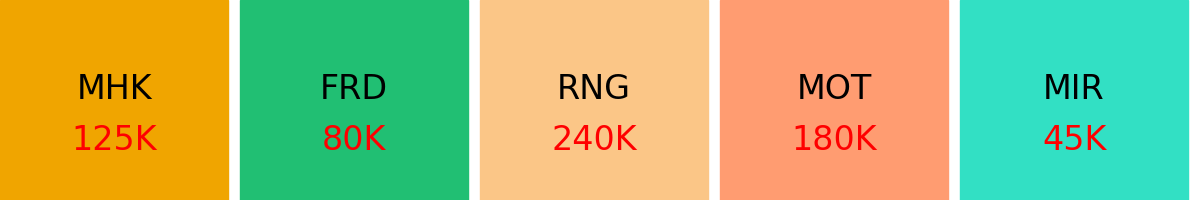
#> input picture PythonTraining/Training/box.png, 1200 x 200 px, found by its file name
$ python ASSIGNMENT-7.py
#> lines starting #> are read from the running program, lines starting #| are printed output that depends on the picture
# B.M.ASHIK MAHMUD
# TRAINING PYTHON - Assignment 7

from PIL import Image

img1 = Image.open("F:/PythonLearning/PythonTraining/Training/box.png")
#> img1 is the input picture: PIL image 1200x200 RGBA; mean R, G, B, A 168, 184.8, 114.6, 243.7
img2 = Image.open("F:/PythonLearning/PythonTraining/Training/four.png")
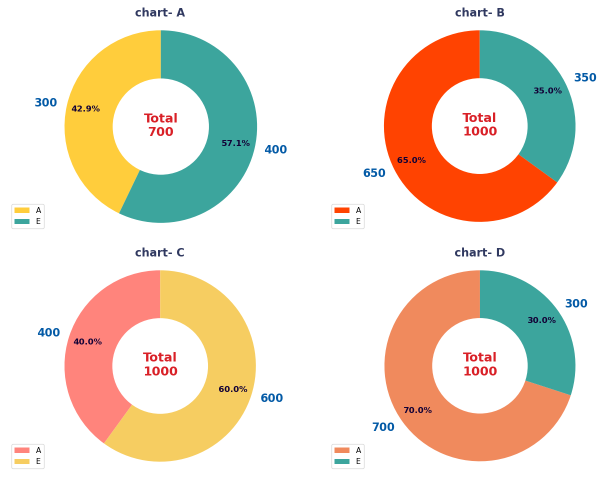
#> input picture PythonTraining/Training/four.png, 1200 x 960 px, found by its file name (shown at 1/2 size)
#> img2 is the input picture: PIL image 1200x960 RGB; mean R, G, B 234, 221.5, 205.8
img3 = Image.open("F:/PythonLearning/PythonTraining/Training/fig/figure-C.png")
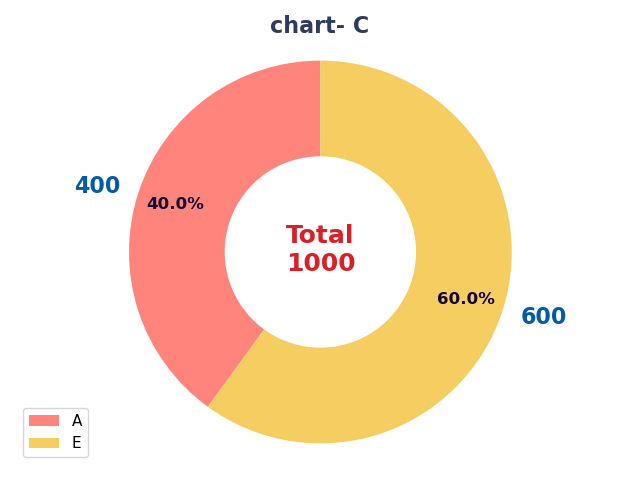
#> input picture PythonTraining/Training/fig/figure-C.png, 640 x 480 px, found by its file name
#> img3 is the input picture: PIL image 640x480 RGBA; mean R, G, B, A 251.7, 230.4, 211.7, 255
img4 = Image.open("F:/PythonLearning/PythonTraining/Training/fig/figure-D.png")
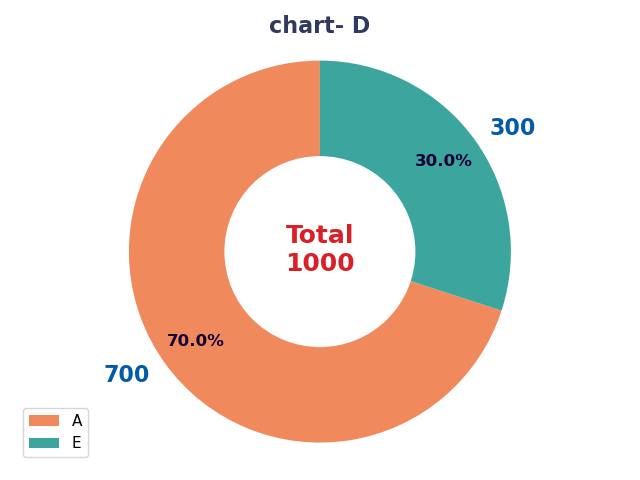
#> input picture PythonTraining/Training/fig/figure-D.png, 640 x 480 px, found by its file name
#> img4 is the input picture: PIL image 640x480 RGBA; mean R, G, B, A 233.9, 222.2, 213.1, 255

# img4.show()
   # JOIN TWO IMAGE
width,height = img1.size
#> width = 1200; height = 200
imageSize = Image.new('RGB',(1200,1160)) # Defininf the main Frame size
#> imageSize: PIL image 1200x1160 RGB; every value is 0
imageSize.paste(img1,(0,0))
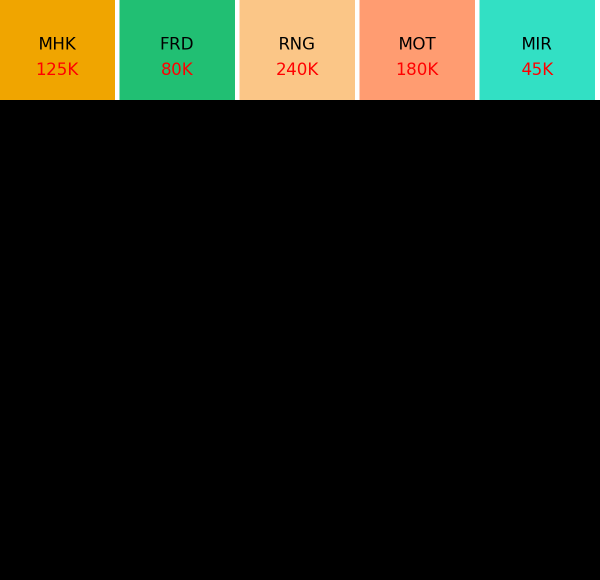
#> imageSize: PIL image 1200x1160 RGB (shown at 1/2 size); mean R, G, B 29, 31.9, 19.8
imageSize.paste(img2,(0,height))
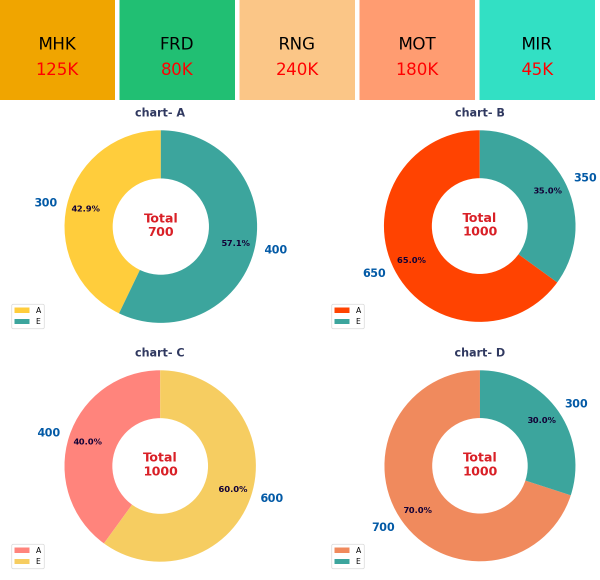
#> imageSize: PIL image 1200x1160 RGB (shown at 1/2 size); mean R, G, B 222.6, 215.1, 190.1
imageSize.save("two_image.png")

#> (the run stopped early here; a loop or call above may not have finished)
